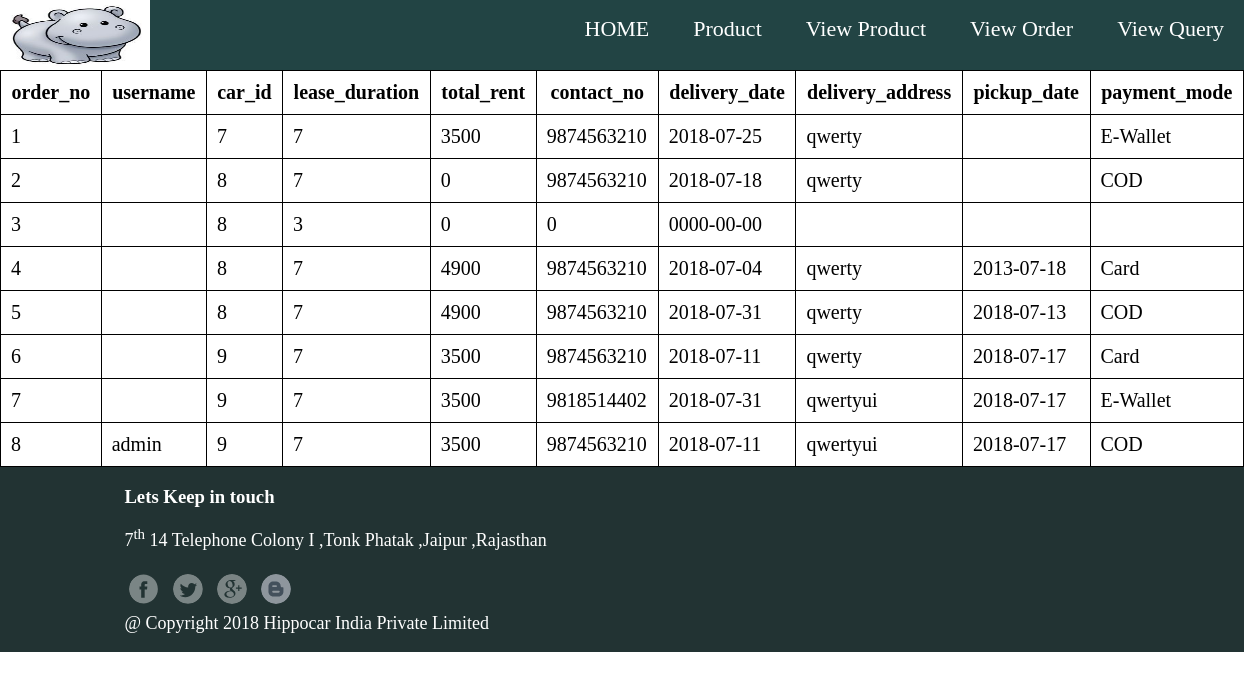
The page /admin/view_order.php on the database its author committed.
### tables this page shows
CREATE TABLE `booking` (
  `order_no` int(11) NOT NULL,
  `username` varchar(30) DEFAULT NULL,
  `car_id` int(11) NOT NULL,
  `lease_duration` int(11) NOT NULL,
  `total_rent` int(11) NOT NULL,
  `contact_no` bigint(20) NOT NULL,
  `delivery_date` date DEFAULT NULL,
  `delivery_address` varchar(100) NOT NULL,
  `pickup_date` date DEFAULT NULL,
  `payment_mode` varchar(20) NOT NULL
);

### admin/view_order.php (the view, shortened to what this page needs)
<html>
<head>
<link rel="stylesheet" href="admin_home.css">
</head>
<body>
<table>
<tr>
<th>order_no</th>
<th>username</th>
<th>car_id</th>
<th>lease_duration</th>
<th>total_rent</th>
<th>contact_no</th>
<th>delivery_date</th>
<th>delivery_address</th>
<th>pickup_date</th>
<th>payment_mode</th>
</tr>
<?php
$conn=mysqli_Connect('localhost','root','','reg');
$sql="SELECT * FROM booking";
$res=mysqli_query($conn,$sql);
while($row=mysqli_fetch_array($res))
{
?>
<tr>
<td><?php echo $row['order_no']; ?></td>
<td><?php echo $row['username']; ?></td>
<td><?php echo $row['car_id']; ?></td>
<td><?php echo $row['lease_duration']; ?></td>
<td><?php echo $row['total_rent']; ?></td>
<td><?php echo $row['contact_no']; ?></td>
<td><?php echo $row['delivery_date']; ?></td>
<td><?php echo $row['delivery_address']; ?></td>
<td><?php echo $row['pickup_date']; ?></td>
<td><?php echo $row['payment_mode']; ?></td>
</tr>
<?php } ?>
</table>
</body>
</html>

### admin/admin_home.css (style rules this page uses)
body { margin:0px; font-family: 'ABeeZee'; }
table { width:100%; font-size:20px; border-collapse:collapse; }
td,th { font-size:20px; border:1px solid black; padding:10px; }
p { font-size:18px; }
div { float:left; width:100%; box-sizing:border-box; }
.header { background:#244; color:white; }
.header img { width:150px; height:70px; }
.header .navbar { float:right; }
.header .navbar li a { text-decoration:none; padding:0px 20px; color:white; }
.header .navbar li { list-style-type:none; display:inline; font-size:22px; }
.footer { padding:0px 10%; background:#233; color:white; }
.footer .contact a img { width:30px; height:30px; margin:5px; border-radius:100%; }

### rows shown on the page
booking: order_no "1", car "7", lease_duration "7", total_rent "3500", contact_no "9874563210", delivery_date "2018-07-25", delivery_address "qwerty", payment_mode "E-Wallet"
booking: order_no "2", car "8", lease_duration "7", total_rent "0", contact_no "9874563210", delivery_date "2018-07-18", delivery_address "qwerty", payment_mode "COD"
booking: order_no "3", car "8", lease_duration "3", total_rent "0", contact_no "0", delivery_date "0000-00-00"
booking: order_no "4", car "8", lease_duration "7", total_rent "4900", contact_no "9874563210", delivery_date "2018-07-04", delivery_address "qwerty", pickup_date "2013-07-18", payment_mode "Card"
booking: order_no "5", car "8", lease_duration "7", total_rent "4900", contact_no "9874563210", delivery_date "2018-07-31", delivery_address "qwerty", pickup_date "2018-07-13", payment_mode "COD"
booking: order_no "6", car "9", lease_duration "7", total_rent "3500", contact_no "9874563210", delivery_date "2018-07-11", delivery_address "qwerty", pickup_date "2018-07-17", payment_mode "Card"
booking: order_no "7", car "9", lease_duration "7", total_rent "3500", contact_no "9818514402", delivery_date "2018-07-31", delivery_address "qwertyui", pickup_date "2018-07-17", payment_mode "E-Wallet"
booking: order_no "8", username "admin", car "9", lease_duration "7", total_rent "3500", contact_no "9874563210", delivery_date "2018-07-11", delivery_address "qwertyui", pickup_date "2018-07-17", payment_mode "COD"
